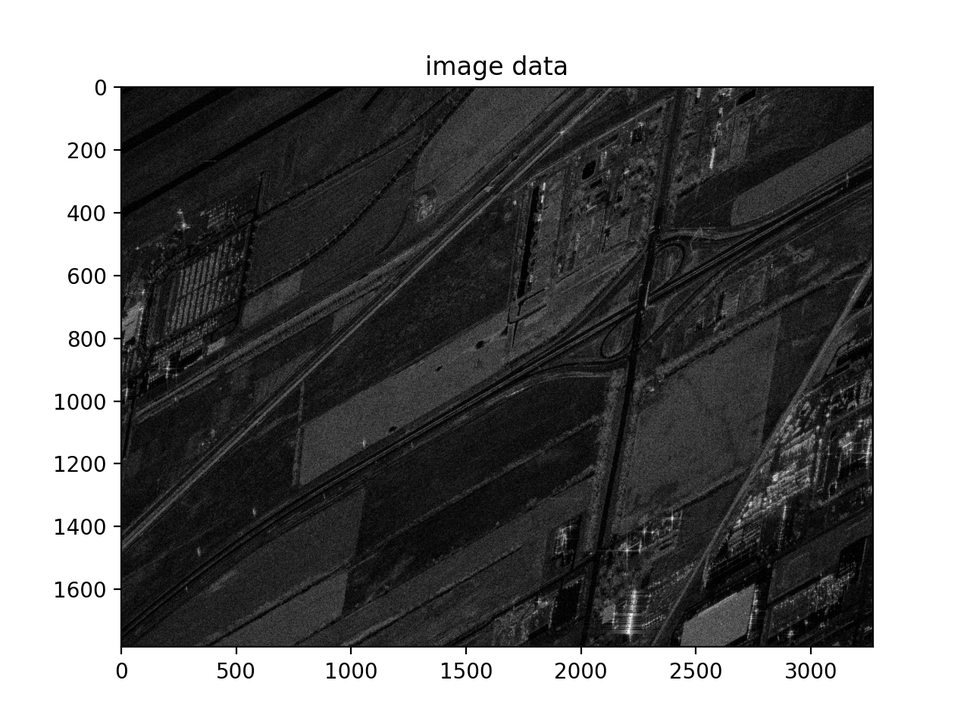
#> input picture example_images/image_chip.png, 970 x 727 px, shrunk from 1280 x 960 before the run
$ python -i binary_segs.py   (imports and definitions only)
#> lines starting #> are read from the running program, lines starting #| are printed output that depends on the picture; after the words box and inside, x2 and y2 are one past the last pixel; in counts of white or black regions, pixels touching at a corner belong together
#> further down, picture is the input picture: shape (727, 970); min 0, max 255, mean 121.1
# -*- coding: utf-8 -*-
"""
Created on Fri Oct  4 07:30:54 2024

@author: User
"""

import cv2
import numpy as np
from scipy import ndimage
from scipy import stats
import matplotlib.pyplot as plt

class Binary_Segs():

    def __init__( self ):
        a = 1

        self.closing_kernel = (3,3)


    def close_hole(self, binary_inimage, closing_kernel= None):
        '''
        Parameters
        ----------
        inimage : ndarray
            input image that is to be segmented. this is to be a binary image
        close_kernel: list
            closing kernel to be used with the morphological close operation

        Returns
        -------
        closed_hole : ndarray
            image with a closed and holes closed

        '''
        if closing_kernel == None:
            closing_kernel = self.closing_kernel


        close_hole = np.zeros( binary_inimage.shape, dtype=np.uint8)

        ### I want to now take each region, segment them, close them, and replace
        ## the region pixel value with the median value
        nlabels, labels, stats_main, centroids_main= cv2.connectedComponentsWithStats(binary_inimage)
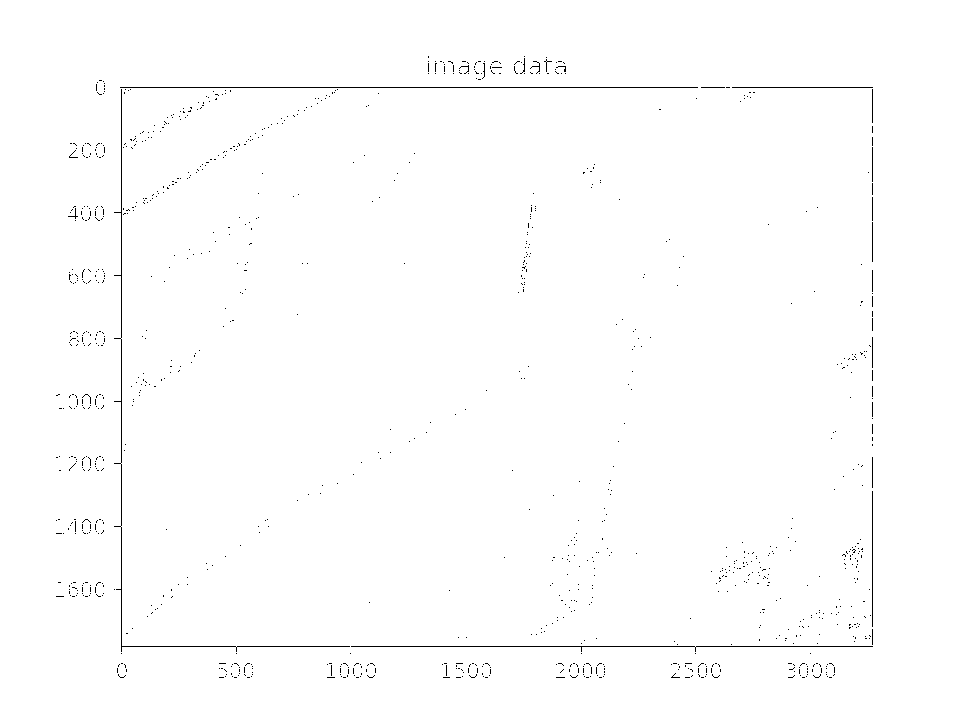
#> labels: shape (727, 970) int32; values 0 (black) and 1 (white), 99.3% white; black in thin lines or dots, all inside (x1, y1, x2, y2) = (56, 56, 873, 678)
#> nlabels = 2; stats_main = [[56, 56, 817, 622, 4785], [0, 0, 970, 727, 700405]]; centroids_main = [[441.5, 387.6], [484.8, 362.8]]

        krsize = int(np.array( closing_kernel[0], dtype = int))
        kcsize = int(np.array( closing_kernel[1], dtype = int))
        kernel = cv2.getStructuringElement(cv2.MORPH_RECT, (kcsize,krsize))
        debug = False
        for i in range( 1, nlabels):
            ### if the region is greater than 1 pixel area
            if stats_main[i,4] >1:
                rstart = stats_main[i, 1]
                cstart = stats_main[i,0]
                rend = rstart + stats_main[i,3]
                cend = cstart + stats_main[i,2]

                chip_reg = binary_inimage[rstart:rend, cstart:cend]
                chip_label = labels[rstart:rend, cstart:cend]

                bin_reg = np.zeros( chip_reg.shape)

                ireg = chip_label == i
                bin_reg[ireg] = 1
                ### close the region
                c_reg = cv2.morphologyEx( bin_reg, cv2.MORPH_CLOSE, kernel, iterations=1 )

                ### fill the holes
                cfill_ = np.zeros( c_reg.shape, dtype=np.uint8)
                contour,hier = cv2.findContours(c_reg.astype(np.uint8),cv2.RETR_TREE,cv2.CHAIN_APPROX_NONE)
                for c_ndx in range(len(contour)):
                    if hier[0][c_ndx][3] > -1:
                        cv2.drawContours(cfill_, [contour[c_ndx]], 0, 255, -1)

                c_reg[cfill_>0] =  1

                ### get the closed region pixels
                ireg = c_reg == 1
                ### get the statistics of the input
                #stat = stats.describe( chip_reg[ireg])
                #median = np.median( chip_reg[ireg])
                #mean = np.mean( chip_reg[ireg])
                fill_ndx = np.where( c_reg > 0 )

                close_hole[fill_ndx[0]+rstart, fill_ndx[1]+cstart] = 1

                if debug:
                    fig1 = plt.figure()
                    plt.imshow( chip_reg, aspect='auto', cmap ='gray' )
                    plt.title(f'chipped region std_mag reg: {i}')
                    fig2 = plt.figure()
                    plt.imshow( bin_reg, aspect='auto', cmap = 'gray', vmin = 0, vmax =1)
                    plt.title(f'chipped binary input reg: {i}')
                    fig3 = plt.figure()
                    plt.imshow( c_reg, aspect='auto', cmap='gray', vmin = 0, vmax = 1)
                    plt.title(f'chipped binary close reg: {i}')
                    plt.close(fig1)
                    plt.close(fig2)
                    plt.close(fig3)

                a = 1
#> this loop made 1 pass
#> (rstart, cstart, rend, cend) on pass 1: (0, 0, 727, 970)
#> c_reg: shape (727, 970) float64; every value is 1
#> cfill_: shape (727, 970); every value is 0
#> close_hole: shape (727, 970); every value is 1

        return close_hole

>>> import cv2
>>> picture = cv2.imread('../example_images/image_chip.png', cv2.IMREAD_GRAYSCALE)
>>> result = Binary_Segs().close_hole(picture)

$ run again, on example_images/phd_data_cut.png
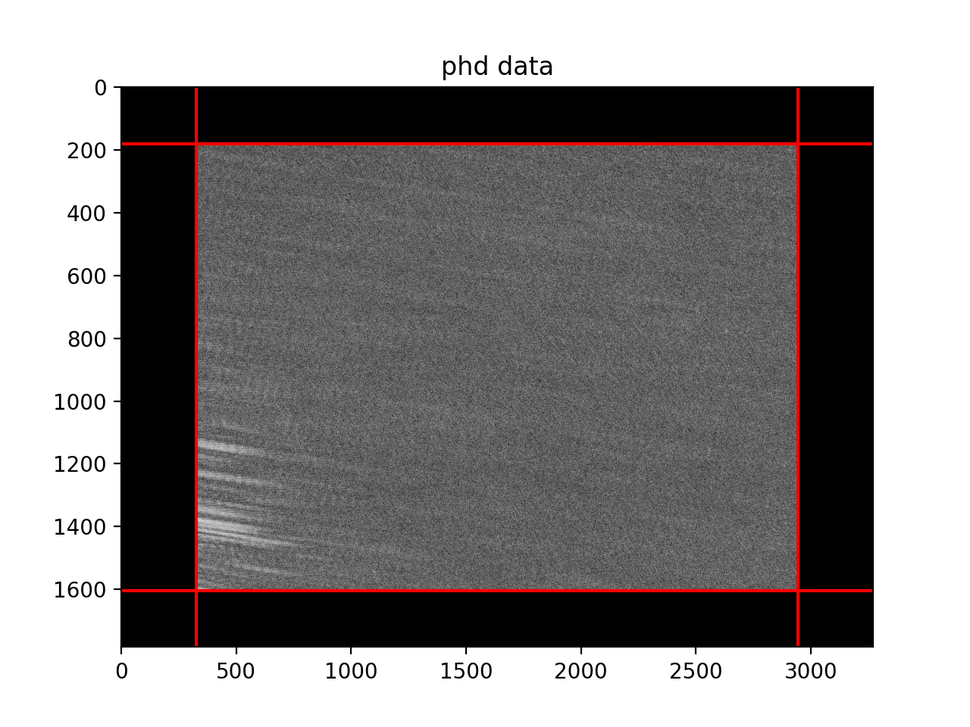
#> input picture example_images/phd_data_cut.png, 970 x 727 px, shrunk from 1280 x 960 before the run
#> in close_hole, `nlabels, labels, stats_main, centroids_main= cv2.connectedComponentsWi..`:
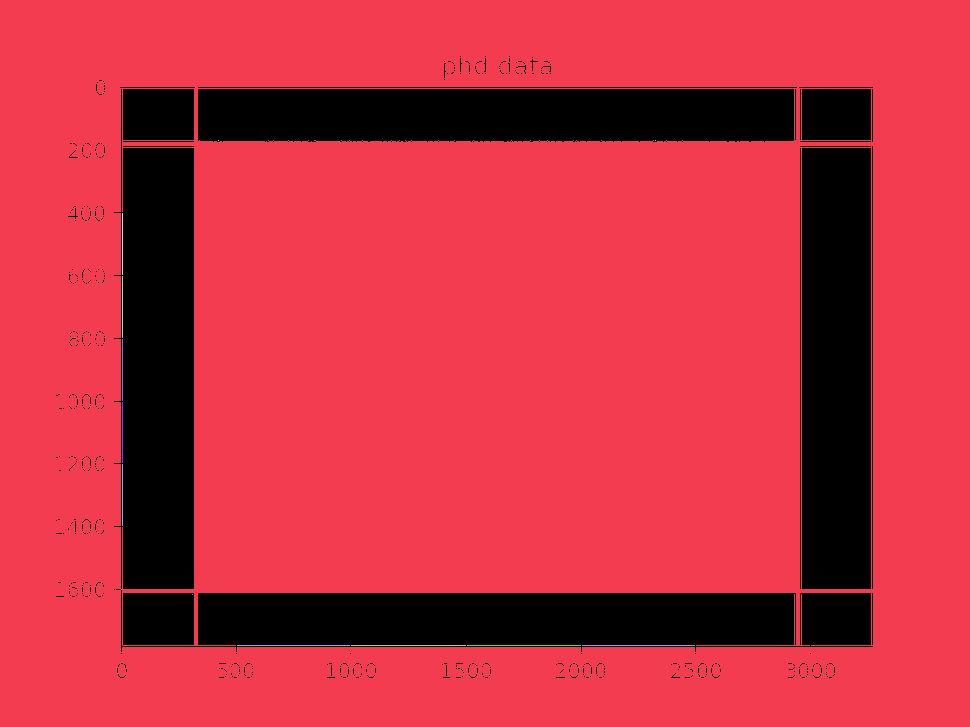
#> labels: shape (727, 970) int32; 14 distinct labels, from 0 to 13; one colour per label, 0 black
#> nlabels = 14; stats_main = 14 rows, first 6: [56, 56, 817, 622, 143144], [0, 0, 970, 727, 561279], [218, 140, 1, 1, 1], [655, 140, 1, 1, 1], [122, 213, 1, 62, 62], [122, 276, 1, 62, 62]; centroids_main = 14 rows, first 8: [493.4, 367.6], [482.4, 361.6], [218, 140], [655, 140], [122, 243.5], [122, 306.5], [122, 369.5], [122, 432]
#> the loop in close_hole, `for i in range( 1, nlabels):` made 13 passes
#> (rstart, cstart, rend, cend) on passes 1, 4, 5, 6, 7, 8, 10, 11: (0, 0, 727, 970), (213, 122, 275, 123), (276, 122, 338, 123), (339, 122, 401, 123), (402, 122, 463, 123), (464, 122, 526, 123), (645, 237, 646, 350), (645, 351, 646, 466)
#> pass 1, in close_hole, `ireg = chip_label == i`:
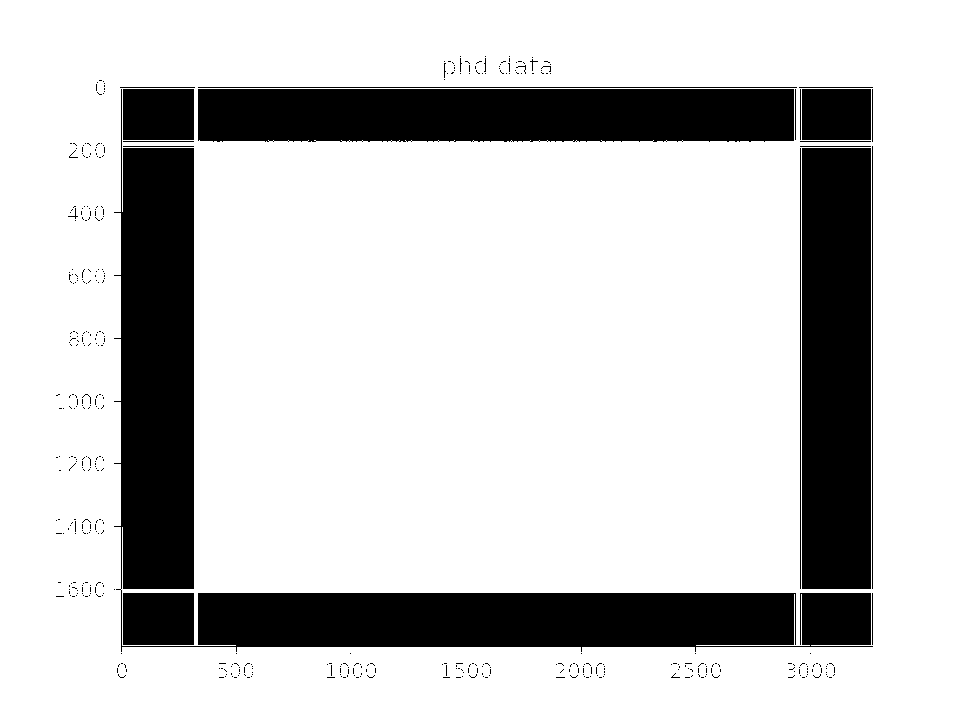
#> ireg: shape (727, 970) bool; 79.6% white; 471 black regions (451 under 20 px), largest, box (x1, y1, x2, y2) and area: (114, 89, 873, 652) 68148, (198, 89, 794, 142) 31061, (802, 148, 871, 589) 30429
